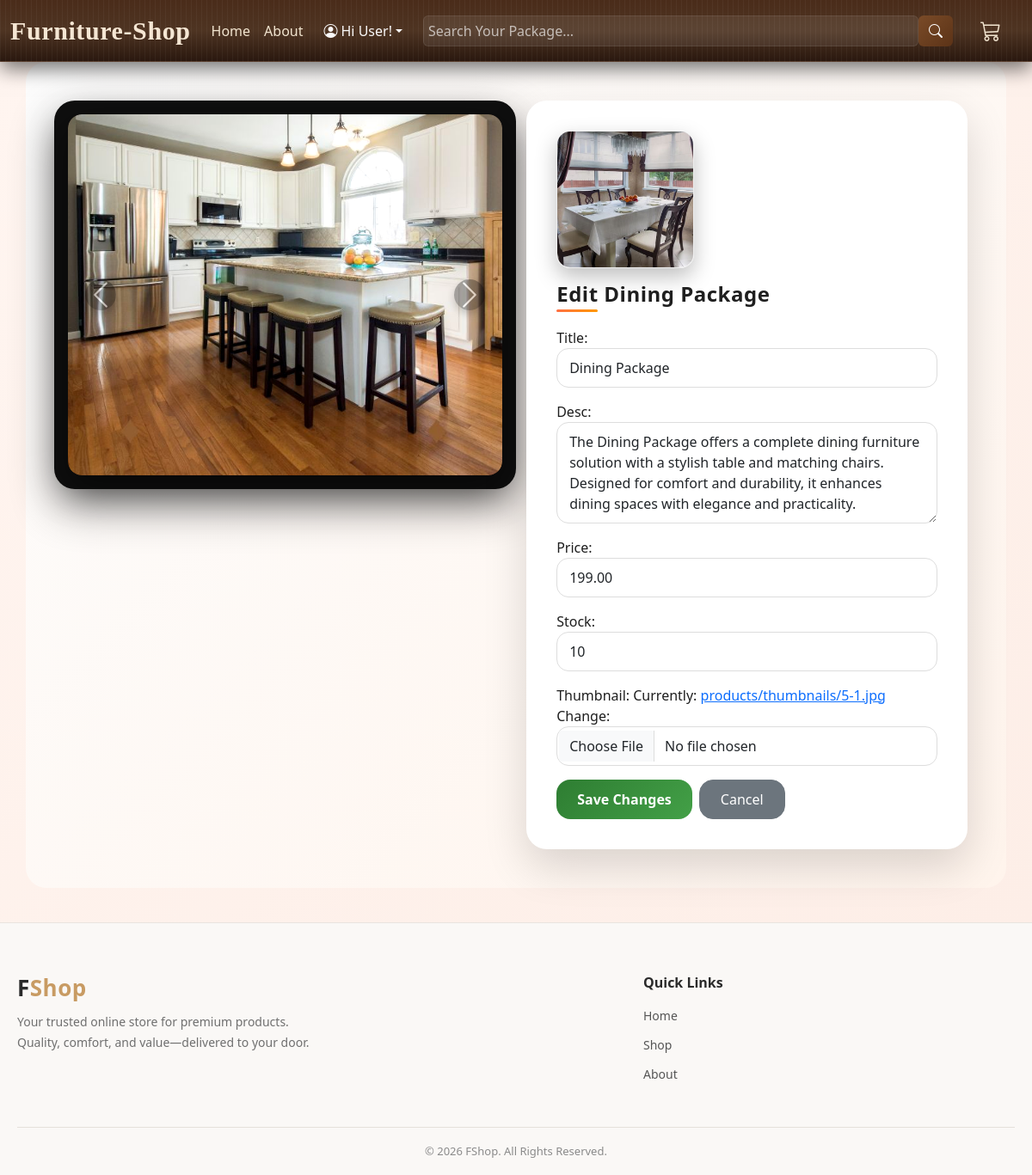
The app's page /products/2/edit/ with its own data.
### products/models.py (models this page shows, shortened)
class ProductImage(models.Model):
    img = models.ImageField(
        upload_to='products/images/',
        blank=True,
        null=True
    )
    video = models.FileField(
        upload_to='products/videos/',
        blank=True,
        null=True,
        validators=[FileExtensionValidator(['mp4', 'webm', 'mov'])]
    )
    caption = models.CharField(max_length=200, blank=True)
    product = models.ForeignKey(
        Product,
        on_delete=models.CASCADE,
        related_name='images'
    )
    created_at = models.DateTimeField(auto_now_add=True)
    updated_at = models.DateTimeField(auto_now=True)

class Product(models.Model):
    title = models.CharField(max_length=255)
    desc = models.TextField(max_length=500)
    price = models.DecimalField(max_digits=10, decimal_places=2)
    stock = models.PositiveIntegerField()
    thumbnail = models.ImageField(upload_to='products/thumbnails/')
    created_at = models.DateTimeField(auto_now_add=True)
    updated_at = models.DateTimeField(auto_now=True)

### products/views.py (the view, shortened to what this page needs)
# urls.py: path('<int:pk>/edit/', UpdateProduct.as_view(), name='edit_product'),
class UpdateProduct(UpdateView):
    model = Product
    form_class = ProductForm
    template_name = 'products/update_product.html'

### products/forms.py
class ProductForm(forms.ModelForm):
    class Meta:
        model = Product
        fields = ['title', 'desc', 'price', 'stock', 'thumbnail']
        widgets = {
            'title': forms.TextInput(attrs={
                'class': 'form-control',
                'placeholder': 'Product title'
            }),
            'desc': forms.Textarea(attrs={
                'class': 'form-control',
                'placeholder': 'Product description',
                'rows': 4
            }),
            'price': forms.NumberInput(attrs={
                'class': 'form-control',
                'placeholder': 'Price'
            }),
            'stock': forms.NumberInput(attrs={
                'class': 'form-control',
                'placeholder': 'Stock quantity'
            }),
            'thumbnail': forms.ClearableFileInput(attrs={
                'class': 'form-control'
            }),
        }

### templates/products/update_product.html (shortened to what this page needs)
{% extends 'base/base.html' %}
{% block content %}
<section id="product-detail-section" class="container py-5">
    <div class="row g-4 align-items-start">
        <div class="col-lg-6">
            {% include 'products/includes/productImageCarousel.html' %}
        </div>
        <div class="col-lg-6">
            <div class="product-info">
                {% if product.thumbnail %}
                    <img src="{{ product.thumbnail.url }}"
                         class="product-thumbnail mb-3"
                         alt="{{ product.title }}">
                {% endif %}
                <h2 class="product-title mb-3">
                    Edit {{ product.title }}
                </h2>
                <form method="post" enctype="multipart/form-data">
                    {{ form.as_p }}
                    <div class="d-flex gap-2 mt-3 product-action-buttons">
                        <button type="submit" class="btn btn-success">
                            Save Changes
                        </button>
                        <a href="{% url 'product_details' product.pk %}"
                           class="btn btn-secondary">
                            Cancel
                        </a>
                    </div>
                </form>
            </div>
        </div>
    </div>
</section>
{% endblock %}

### templates/products/includes/productImageCarousel.html (shortened to what this page needs)
<div id="productImageCarousel" class="carousel slide product-carousel" data-bs-ride="carousel">
    {% if product.images.all %}
    <div class="carousel-inner">
        {% for image in product.images.all %}
        <div class="carousel-item {% if forloop.first %}active{% endif %}">
            {% if image.img %}
            <img src="{{ image.img.url }}" class="d-block w-100 product-main-img" alt="{{ product.title }}">
            {% elif image.video %}
            <video class="d-block w-100 product-main-img" controls>
                <source src="{{ image.video.url }}" type="video/mp4">
                Your browser does not support the video tag.
            </video>
            {% endif %}
        </div>
        {% endfor %}
    </div>
    {% if product.images.count > 1 %}
    <button class="carousel-control-prev" type="button" data-bs-target="#productImageCarousel" data-bs-slide="prev">
        <span class="carousel-control-prev-icon"></span>
    </button>
    <button class="carousel-control-next" type="button" data-bs-target="#productImageCarousel" data-bs-slide="next">
        <span class="carousel-control-next-icon"></span>
    </button>
    {% endif %}
    {% endif %}
</div>

### static/css/design.css (style rules this page uses)
* { margin: 0; padding: 0; box-sizing: border-box; font-family: "Poppins", system-ui, sans-serif; }
.product-info { padding: 22px; background: linear-gradient(145deg, #ffffff, #fff3ec); border-radius: 18px; box-shadow: inset 0 0 0 1px rgba(255, 120, 80, 0.15), 0 12px 30px rgba(0, 0, 0, 0.08); }
.product-title { font-weight: 800; font-size: 1.5rem; margin-bottom: 14px; color: #1f1f1f; letter-spacing: 0.4px; position: relative; }
.product-title::after { content: ""; position: absolute; left: 0; bottom: -6px; width: 48px; height: 3px; border-radius: 6px; background: linear-gradient(90deg, #ff7043, #ff9800); }
.product-action-buttons { display: flex; flex-wrap: wrap; gap: 12px; margin-top: 18px; }

### templates/products/update_product.html (style rules this page uses)
#product-detail-section { background: linear-gradient(135deg, #fdfdfd, #fff4ec) !important; border-radius: 24px !important; padding: 2.8rem !important; }
#product-detail-section .col-lg-6:first-child { background: #0f0f0f !important; border-radius: 24px !important; padding: 1rem !important; box-shadow: 0 20px 50px rgba(0, 0, 0, 0.45) !important; }
.product-info { background: #ffffff !important; border-radius: 24px !important; padding: 2.2rem !important; box-shadow: 0 20px 50px rgba(0, 0, 0, 0.15) !important; position: relative !important; }
.product-info::before { content: "" !important; position: absolute !important; top: 0 !important; left: 0 !important; height: 6px !important; width: 100% !important; border-radius: 24px 24px 0 0 !important; }
.product-thumbnail { width: 160px !important; height: 160px !important; object-fit: cover !important; border-radius: 16px !important; border: 1px solid #eee !important; box-shadow: 0 10px 25px rgba(0, 0, 0, 0.25) !important; transition: transform 0.35s ease !important; }
.product-title { font-weight: 800 !important; letter-spacing: 0.5px !important; }
.product-info form { margin-top: 1.5rem !important; }
.product-info .form-control, .product-info textarea, .product-info select { border-radius: 14px !important; padding: 10px 14px !important; border: 1px solid #ddd !important; transition: border-color 0.3s ease, box-shadow 0.3s ease !important; }
.product-action-buttons .btn-success { background: linear-gradient(135deg, #2e7d32, #43a047) !important; border: none !important; font-weight: 600 !important; padding: 10px 24px !important; border-radius: 16px !important; }
.product-action-buttons .btn-secondary { border-radius: 16px !important; padding: 10px 24px !important; }

### templates/products/includes/productImageCarousel.html (style rules this page uses)
.product-carousel { border-radius: 16px; overflow: hidden; background: radial-gradient(circle at top, #2a1a12, #120a06); box-shadow: 0 15px 40px rgba(0,0,0,0.55); }
.product-main-img { height: 420px; object-fit: cover; border-radius: 16px; transition: transform 0.6s ease, filter 0.6s ease; filter: contrast(1.05) saturate(1.1); }
.carousel-control-prev-icon, .carousel-control-next-icon { background-color: rgba(0,0,0,0.65); border-radius: 50%; padding: 18px; box-shadow: 0 4px 10px rgba(0,0,0,0.4); }
.product-carousel .carousel-item { touch-action: pan-y; }

### records on screen
ProductImage: img (picture)
Product: thumbnail (picture), title "Dining Package", desc "The Dining Package offers a complete dining furniture solution with a stylish table and matching chairs. Designed for comfort and durability, it enhances dining spaces with elegance and practicality.", price "199.00", stock "10"
